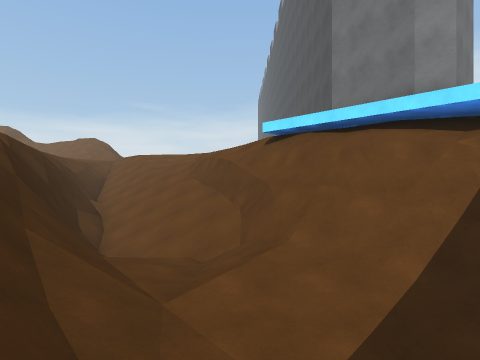
[1] (above)

24 first-person views from a walk through a 3-D level made in the Unity game engine. The camera is 1.3 m above the floor, looks level and sees 80° across. The floor is counted in squares, 2 m on a side. Each view is taken from the middle of a square. On the plan, view 1 faces up. The plan holds only what a view shows up to about 9 squares ahead; the rest is blank. The place goes on beyond the plan. The player character is not drawn. Some surface patterns are stand-ins.

[2]
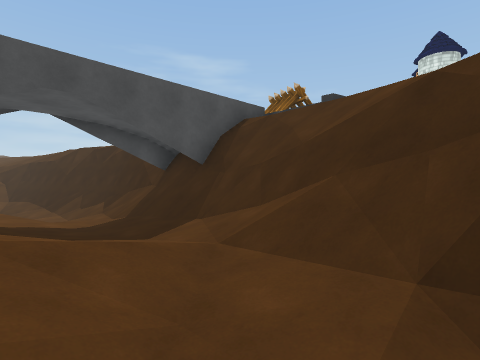

[3]
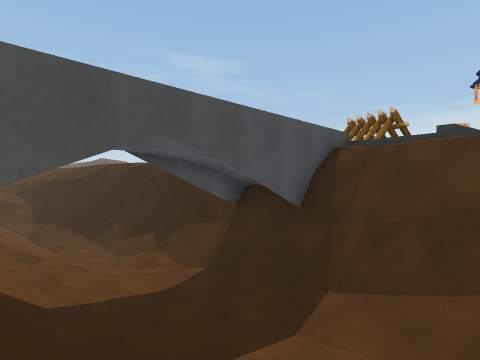

[4]
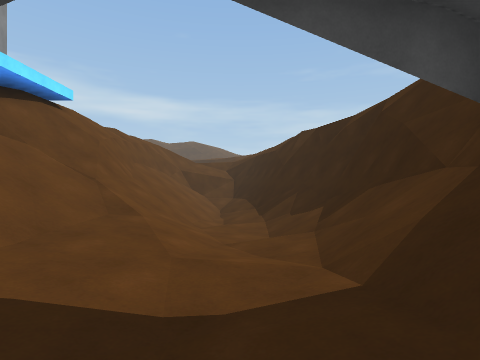

[5]
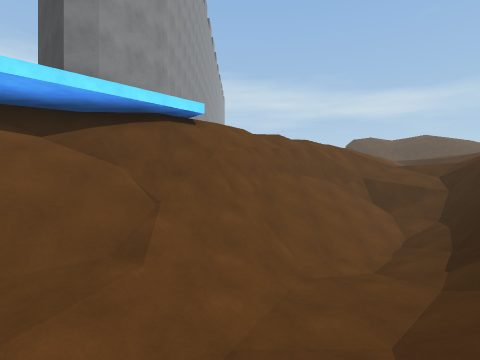

[6]
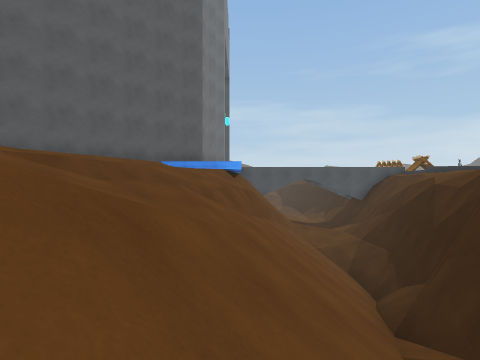

[7]
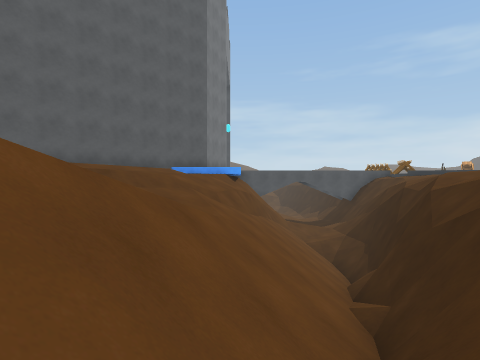

[8]
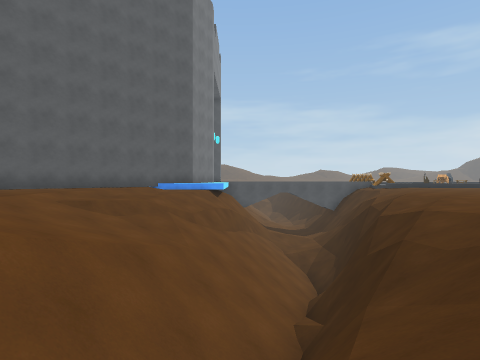

[9]
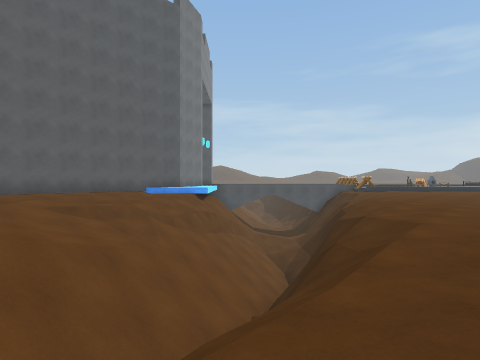

[10]
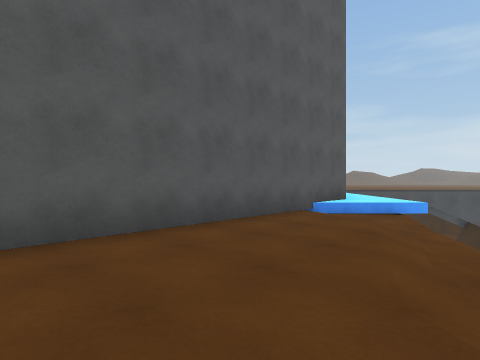

[11]
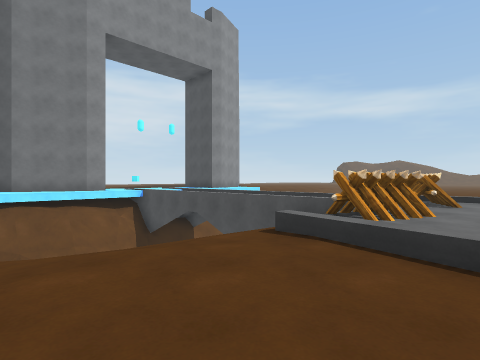

[12]
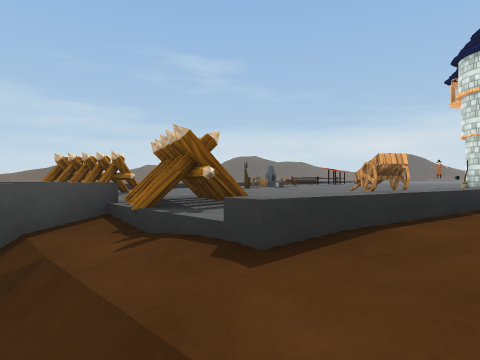

[13]
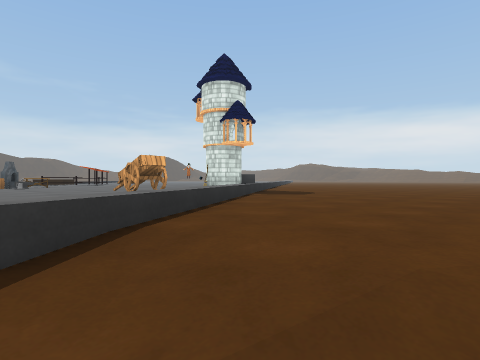

[14]
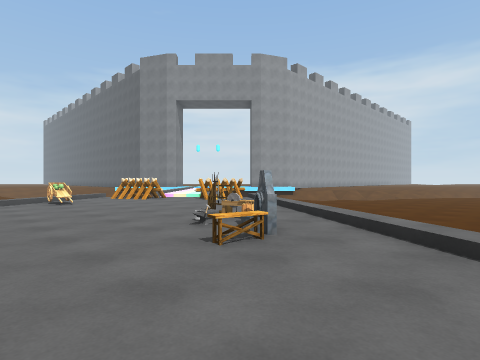

[15]
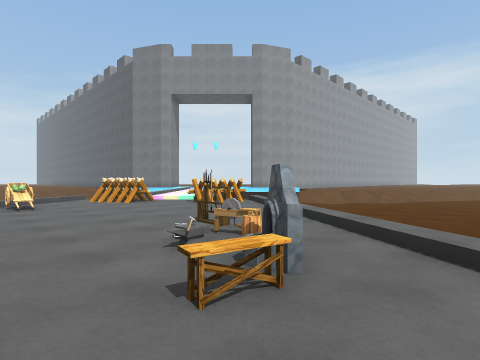

[16]
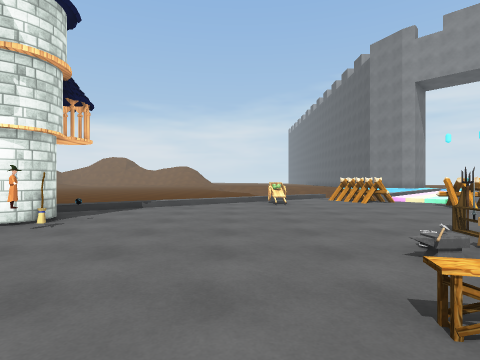

[17]
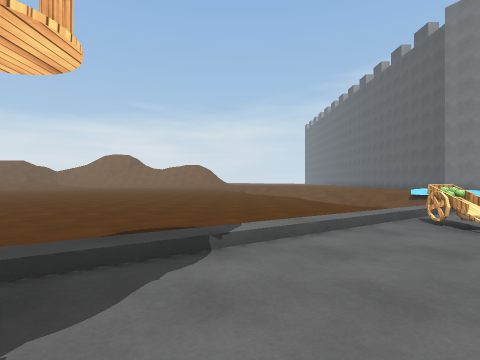

[18]
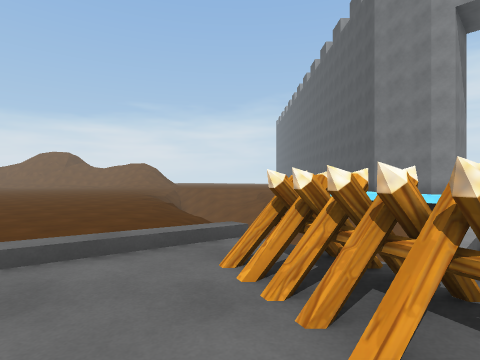

[19]
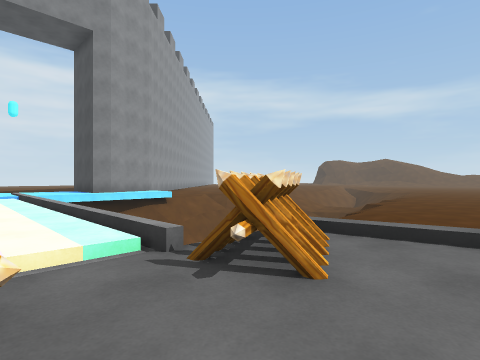

[20]
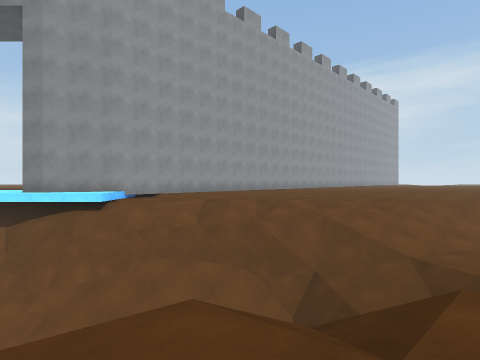

[21]
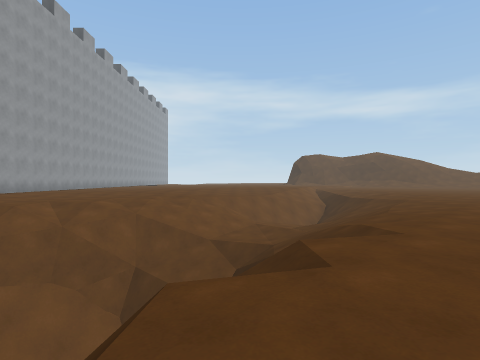

[22]
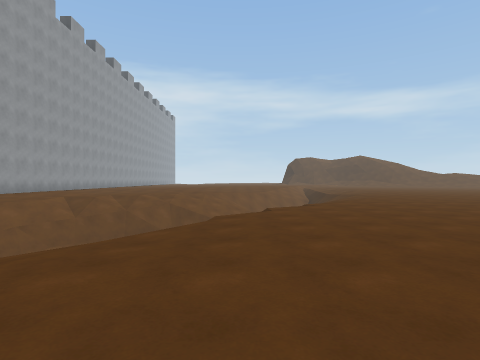

[23]
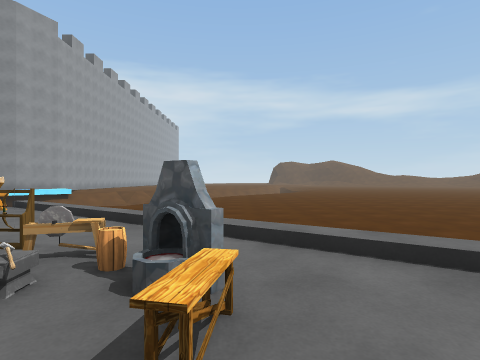

[24]
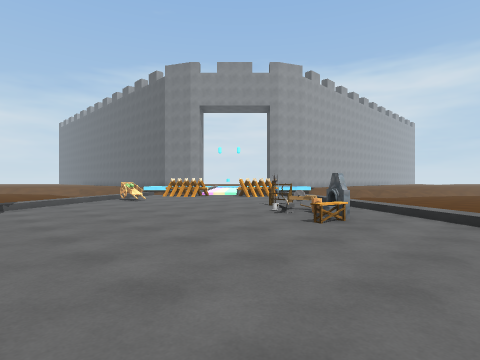

### Floor plan
Key: @ floor where view 1 was taken; # wall or solid block; x gap in a wall; . main floor; : floor 0.25 m higher than the main floor; - floor 0.25 m lower than the main floor; + floor 0.5 m higher than the main floor; * floor 0.75 m higher than the main floor; _ floor 0.75 m lower than the main floor; < floor 6.25 m lower than the main floor; / step, stairs or slope; = window, fence, low wall or low ledge; v drop or lower ground; C cart; T tower; B barrel; E bench; H hammer; O other object.
Columns run from 9 left of view 1 to 17 right of it. Each row starts with its distance up from view 1.
 15 /////// ::::#
 14 //=/////::::#
 13 //v//////:::#
 12 ///=//////::#
 11 .//#//////::#
 10 ../##//////:#
  9  .//#///=///#
  8  .-/#///#/#+#
  7  ../v#///#v+#
  6  ..-/#///#==###
  5 ...-/v=//=/#vx
  4 ....//#/////#v
  3 ...-//#=///// /*
  2 ....-//#=///////+##
  1 .....///=///////=##
  0 .....////@///////###
 -1 .....////#//////=##-
 -2 ...//:/#/+///////##// /.
 -3 ..//C::#:###//<////=///.
 -4 //::::::##/##///////#//.
 -5 /::::::::///v#///////#//
 -6 T::::::::/../v###////#///
 -7 T::::::://..-/v= #////////
 -8 ::::::O:/....--_v==////////
 -9 ::::BH:/......--//==///////
-10 ::::EO//.........- /////
-11 ::::::/...........//////
-12 :::::/............./////

Where each view was taken, in squares from view 1:
view 1: 0 up, 0 right, facing up
view 2: 6 up, 1 left, facing down
view 3: 5 up, 1 right, facing down
view 4: 1 up, 1 right, facing down-right
view 5: 2 down, 2 right, facing right
view 6: 14 up, 6 left, facing down-right
view 7: 15 up, 7 left, facing down-right
view 8: 15 up, 8 left, facing down-right
view 9: 15 up, 9 left, facing down-right
view 10: 15 up, 1 left, facing down-right
view 11: 0 up, 7 left, facing right
view 12: 1 up, 3 left, facing down
view 13: 1 up, 3 left, facing down-left
view 14: 12 down, 7 left, facing up-right
view 15: 11 down, 6 left, facing up-right
view 16: 11 down, 6 left, facing up
view 17: 7 down, 8 left, facing up
view 18: 4 down, 3 left, facing up
view 19: 4 down, 3 left, facing right
view 20: 10 down, 6 right, facing up-right
view 21: 9 down, 5 right, facing right
view 22: 9 down, 1 right, facing right
view 23: 10 down, 6 left, facing right
view 24: 12 down, 9 left, facing up-right
